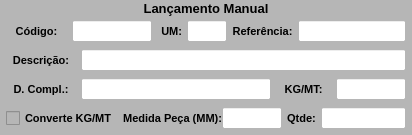
        <widget class="QWidget" name="widget_Cor4" native="true">
         <property name="sizePolicy">
          <sizepolicy hsizetype="Preferred" vsizetype="Preferred">
           <horstretch>0</horstretch>
           <verstretch>0</verstretch>
          </sizepolicy>
         </property>
         <property name="minimumSize">
          <size>
           <width>0</width>
           <height>0</height>
          </size>
         </property>
         <property name="maximumSize">
          <size>
           <width>16777215</width>
           <height>16777215</height>
          </size>
         </property>
         <property name="font">
          <font>
           <pointsize>8</pointsize>
          </font>
         </property>
         <property name="styleSheet">
          <string notr="true">background-color: rgb(182, 182, 182);</string>
         </property>
         <layout class="QVBoxLayout" name="verticalLayout_4">
          <property name="spacing">
           <number>1</number>
          </property>
          <property name="leftMargin">
           <number>1</number>
          </property>
          <property name="topMargin">
           <number>1</number>
          </property>
          <property name="rightMargin">
           <number>1</number>
          </property>
          <property name="bottomMargin">
           <number>3</number>
          </property>
          <item>
           <widget class="QLabel" name="label_52">
            <property name="sizePolicy">
             <sizepolicy hsizetype="Preferred" vsizetype="Preferred">
              <horstretch>0</horstretch>
              <verstretch>0</verstretch>
             </sizepolicy>
            </property>
            <property name="maximumSize">
             <size>
              <width>16777215</width>
              <height>16777215</height>
             </size>
            </property>
            <property name="font">
             <font>
              <pointsize>10</pointsize>
              <weight>75</weight>
              <bold>true</bold>
             </font>
            </property>
            <property name="text">
             <string>Lançamento Manual</string>
            </property>
            <property name="alignment">
             <set>Qt::AlignCenter</set>
            </property>
           </widget>
          </item>
          <item>
           <widget class="QWidget" name="widget_37" native="true">
            <property name="sizePolicy">
             <sizepolicy hsizetype="Preferred" vsizetype="Preferred">
              <horstretch>0</horstretch>
              <verstretch>0</verstretch>
             </sizepolicy>
            </property>
            <property name="minimumSize">
             <size>
              <width>0</width>
              <height>0</height>
             </size>
            </property>
            <property name="maximumSize">
             <size>
              <width>16777215</width>
              <height>30</height>
             </size>
            </property>
            <property name="font">
             <font>
              <pointsize>8</pointsize>
             </font>
            </property>
            <property name="styleSheet">
             <string notr="true"/>
            </property>
            <layout class="QHBoxLayout" name="horizontalLayout_4">
             <property name="spacing">
              <number>5</number>
             </property>
             <property name="leftMargin">
              <number>5</number>
             </property>
             <property name="topMargin">
              <number>3</number>
             </property>
             <property name="rightMargin">
              <number>5</number>
             </property>
             <property name="bottomMargin">
              <number>3</number>
             </property>
             <item>
              <widget class="QLabel" name="label_54">
               <property name="sizePolicy">
                <sizepolicy hsizetype="Preferred" vsizetype="Preferred">
                 <horstretch>0</horstretch>
                 <verstretch>0</verstretch>
                </sizepolicy>
               </property>
               <property name="minimumSize">
                <size>
                 <width>0</width>
                 <height>0</height>
                </size>
               </property>
               <property name="maximumSize">
                <size>
                 <width>70</width>
                 <height>16777215</height>
                </size>
               </property>
               <property name="font">
                <font>
                 <pointsize>8</pointsize>
                 <weight>75</weight>
                 <bold>true</bold>
                </font>
               </property>
               <property name="text">
                <string>Código:</string>
               </property>
               <property name="alignment">
                <set>Qt::AlignCenter</set>
               </property>
              </widget>
             </item>
             <item>
              <widget class="QLineEdit" name="line_Codigo_Manu">
               <property name="sizePolicy">
                <sizepolicy hsizetype="Preferred" vsizetype="Preferred">
                 <horstretch>0</horstretch>
                 <verstretch>0</verstretch>
                </sizepolicy>
               </property>
               <property name="minimumSize">
                <size>
                 <width>0</width>
                 <height>0</height>
                </size>
               </property>
               <property name="maximumSize">
                <size>
                 <width>80</width>
                 <height>16777215</height>
                </size>
               </property>
               <property name="font">
                <font>
                 <pointsize>8</pointsize>
                </font>
               </property>
               <property name="styleSheet">
                <string notr="true">background-color: rgb(255, 255, 255);</string>
               </property>
               <property name="alignment">
                <set>Qt::AlignCenter</set>
               </property>
               <property name="placeholderText">
                <string/>
               </property>
              </widget>
             </item>
             <item>
              <widget class="QLabel" name="label_25">
               <property name="sizePolicy">
                <sizepolicy hsizetype="Preferred" vsizetype="Preferred">
                 <horstretch>0</horstretch>
                 <verstretch>0</verstretch>
                </sizepolicy>
               </property>
               <property name="maximumSize">
                <size>
                 <width>25</width>
                 <height>16777215</height>
                </size>
               </property>
               <property name="font">
                <font>
                 <pointsize>8</pointsize>
                 <weight>75</weight>
                 <bold>true</bold>
                </font>
               </property>
               <property name="text">
                <string>UM:</string>
               </property>
               <property name="alignment">
                <set>Qt::AlignRight|Qt::AlignTrailing|Qt::AlignVCenter</set>
               </property>
              </widget>
             </item>
             <item>
              <widget class="QLineEdit" name="line_UM_Manu">
               <property name="sizePolicy">
                <sizepolicy hsizetype="Preferred" vsizetype="Preferred">
                 <horstretch>0</horstretch>
                 <verstretch>0</verstretch>
                </sizepolicy>
               </property>
               <property name="minimumSize">
                <size>
                 <width>0</width>
                 <height>0</height>
                </size>
               </property>
               <property name="maximumSize">
                <size>
                 <width>40</width>
                 <height>16777215</height>
                </size>
               </property>
               <property name="font">
                <font>
                 <pointsize>8</pointsize>
                </font>
               </property>
               <property name="styleSheet">
                <string notr="true">background-color: rgb(255, 255, 255);</string>
               </property>
               <property name="alignment">
                <set>Qt::AlignCenter</set>
               </property>
              </widget>
             </item>
             <item>
              <widget class="QLabel" name="label_55">
               <property name="sizePolicy">
                <sizepolicy hsizetype="Preferred" vsizetype="Preferred">
                 <horstretch>0</horstretch>
                 <verstretch>0</verstretch>
                </sizepolicy>
               </property>
               <property name="minimumSize">
                <size>
                 <width>0</width>
                 <height>0</height>
                </size>
               </property>
               <property name="maximumSize">
                <size>
                 <width>70</width>
                 <height>16777215</height>
                </size>
               </property>
               <property name="font">
                <font>
                 <pointsize>8</pointsize>
                 <weight>75</weight>
                 <bold>true</bold>
                </font>
               </property>
               <property name="text">
                <string>Referência:</string>
               </property>
               <property name="alignment">
                <set>Qt::AlignCenter</set>
               </property>
              </widget>
             </item>
             <item>
              <widget class="QLineEdit" name="line_Referencia_Manu">
               <property name="sizePolicy">
                <sizepolicy hsizetype="Preferred" vsizetype="Preferred">
                 <horstretch>0</horstretch>
                 <verstretch>0</verstretch>
                </sizepolicy>
               </property>
               <property name="minimumSize">
                <size>
                 <width>0</width>
                 <height>0</height>
                </size>
               </property>
               <property name="maximumSize">
                <size>
                 <width>16777215</width>
                 <height>16777215</height>
                </size>
               </property>
               <property name="font">
                <font>
                 <pointsize>8</pointsize>
                </font>
               </property>
               <property name="cursor">
                <cursorShape>IBeamCursor</cursorShape>
               </property>
               <property name="styleSheet">
                <string notr="true">background-color: rgb(255, 255, 255);</string>
               </property>
               <property name="inputMask">
                <string/>
               </property>
               <property name="text">
                <string/>
               </property>
               <property name="maxLength">
                <number>20</number>
               </property>
               <property name="frame">
                <bool>true</bool>
               </property>
               <property name="echoMode">
                <enum>QLineEdit::Normal</enum>
               </property>
               <property name="alignment">
                <set>Qt::AlignLeading|Qt::AlignLeft|Qt::AlignVCenter</set>
               </property>
              </widget>
             </item>
            </layout>
           </widget>
          </item>
          <item>
           <widget class="QWidget" name="widget_14" native="true">
            <property name="sizePolicy">
             <sizepolicy hsizetype="Preferred" vsizetype="Preferred">
              <horstretch>0</horstretch>
              <verstretch>0</verstretch>
             </sizepolicy>
            </property>
            <property name="minimumSize">
             <size>
              <width>0</width>
              <height>0</height>
             </size>
            </property>
            <property name="maximumSize">
             <size>
              <width>16777215</width>
              <height>30</height>
             </size>
            </property>
            <property name="font">
             <font>
              <pointsize>8</pointsize>
             </font>
            </property>
            <property name="styleSheet">
             <string notr="true"/>
            </property>
            <layout class="QHBoxLayout" name="horizontalLayout_15">
             <property name="spacing">
              <number>5</number>
             </property>
             <property name="leftMargin">
              <number>5</number>
             </property>
             <property name="topMargin">
              <number>3</number>
             </property>
             <property name="rightMargin">
              <number>5</number>
             </property>
             <property name="bottomMargin">
              <number>3</number>
             </property>
             <item>
              <widget class="QLabel" name="label_49">
               <property name="sizePolicy">
                <sizepolicy hsizetype="Preferred" vsizetype="Preferred">
                 <horstretch>0</horstretch>
                 <verstretch>0</verstretch>
                </sizepolicy>
               </property>
               <property name="minimumSize">
                <size>
                 <width>0</width>
                 <height>0</height>
                </size>
               </property>
               <property name="maximumSize">
                <size>
                 <width>70</width>
                 <height>16777215</height>
                </size>
               </property>
               <property name="font">
                <font>
                 <pointsize>8</pointsize>
                 <weight>75</weight>
                 <bold>true</bold>
                </font>
               </property>
               <property name="text">
                <string>Descrição:</string>
               </property>
               <property name="alignment">
                <set>Qt::AlignCenter</set>
               </property>
              </widget>
             </item>
             <item>
              <widget class="QLineEdit" name="line_Descricao_Manu">
               <property name="sizePolicy">
                <sizepolicy hsizetype="Preferred" vsizetype="Preferred">
                 <horstretch>0</horstretch>
                 <verstretch>0</verstretch>
                </sizepolicy>
               </property>
               <property name="minimumSize">
                <size>
                 <width>0</width>
                 <height>0</height>
                </size>
               </property>
               <property name="maximumSize">
                <size>
                 <width>16777215</width>
                 <height>16777215</height>
                </size>
               </property>
               <property name="font">
                <font>
                 <pointsize>8</pointsize>
                </font>
               </property>
               <property name="styleSheet">
                <string notr="true">background-color: rgb(255, 255, 255);</string>
               </property>
               <property name="alignment">
                <set>Qt::AlignLeading|Qt::AlignLeft|Qt::AlignVCenter</set>
               </property>
              </widget>
             </item>
            </layout>
           </widget>
          </item>
          <item>
           <widget class="QWidget" name="widget_36" native="true">
            <property name="sizePolicy">
             <sizepolicy hsizetype="Preferred" vsizetype="Preferred">
              <horstretch>0</horstretch>
              <verstretch>0</verstretch>
             </sizepolicy>
            </property>
            <property name="minimumSize">
             <size>
              <width>0</width>
              <height>0</height>
             </size>
            </property>
            <property name="maximumSize">
             <size>
              <width>16777215</width>
              <height>30</height>
             </size>
            </property>
            <property name="font">
             <font>
              <pointsize>8</pointsize>
             </font>
            </property>
            <property name="styleSheet">
             <string notr="true"/>
            </property>
            <layout class="QHBoxLayout" name="horizontalLayout_12">
             <property name="spacing">
              <number>5</number>
             </property>
             <property name="leftMargin">
              <number>5</number>
             </property>
             <property name="topMargin">
              <number>3</number>
             </property>
             <property name="rightMargin">
              <number>5</number>
             </property>
             <property name="bottomMargin">
              <number>3</number>
             </property>
             <item>
              <widget class="QLabel" name="label_61">
               <property name="sizePolicy">
                <sizepolicy hsizetype="Preferred" vsizetype="Preferred">
                 <horstretch>0</horstretch>
                 <verstretch>0</verstretch>
                </sizepolicy>
               </property>
               <property name="minimumSize">
                <size>
                 <width>0</width>
                 <height>0</height>
                </size>
               </property>
               <property name="maximumSize">
                <size>
                 <width>70</width>
                 <height>16777215</height>
                </size>
               </property>
               <property name="font">
                <font>
                 <pointsize>8</pointsize>
                 <weight>75</weight>
                 <bold>true</bold>
                </font>
               </property>
               <property name="text">
                <string>D. Compl.:</string>
               </property>
               <property name="alignment">
                <set>Qt::AlignCenter</set>
               </property>
              </widget>
             </item>
             <item>
              <widget class="QLineEdit" name="line_DescrCompl_Manu">
               <property name="sizePolicy">
                <sizepolicy hsizetype="Preferred" vsizetype="Preferred">
                 <horstretch>0</horstretch>
                 <verstretch>0</verstretch>
                </sizepolicy>
               </property>
               <property name="minimumSize">
                <size>
                 <width>0</width>
                 <height>0</height>
                </size>
               </property>
               <property name="maximumSize">
                <size>
                 <width>16777215</width>
                 <height>16777215</height>
                </size>
               </property>
               <property name="font">
                <font>
                 <pointsize>8</pointsize>
                </font>
               </property>
               <property name="styleSheet">
                <string notr="true">background-color: rgb(255, 255, 255);</string>
               </property>
               <property name="alignment">
                <set>Qt::AlignLeading|Qt::AlignLeft|Qt::AlignVCenter</set>
               </property>
              </widget>
             </item>
             <item>
              <widget class="QLabel" name="label_38">
               <property name="sizePolicy">
                <sizepolicy hsizetype="Preferred" vsizetype="Preferred">
                 <horstretch>0</horstretch>
                 <verstretch>0</verstretch>
                </sizepolicy>
               </property>
               <property name="minimumSize">
                <size>
                 <width>0</width>
                 <height>0</height>
                </size>
               </property>
               <property name="maximumSize">
                <size>
                 <width>55</width>
                 <height>16777215</height>
                </size>
               </property>
               <property name="font">
                <font>
                 <pointsize>8</pointsize>
                 <weight>75</weight>
                 <bold>true</bold>
                </font>
               </property>
               <property name="text">
                <string>KG/MT:</string>
               </property>
               <property name="alignment">
                <set>Qt::AlignCenter</set>
               </property>
              </widget>
             </item>
             <item>
              <widget class="QLineEdit" name="line_Kg_Manu">
               <property name="sizePolicy">
                <sizepolicy hsizetype="Preferred" vsizetype="Preferred">
                 <horstretch>0</horstretch>
                 <verstretch>0</verstretch>
                </sizepolicy>
               </property>
               <property name="minimumSize">
                <size>
                 <width>0</width>
                 <height>0</height>
                </size>
               </property>
               <property name="maximumSize">
                <size>
                 <width>70</width>
                 <height>16777215</height>
                </size>
               </property>
               <property name="font">
                <font>
                 <pointsize>8</pointsize>
                </font>
               </property>
               <property name="cursor">
                <cursorShape>IBeamCursor</cursorShape>
               </property>
               <property name="styleSheet">
                <string notr="true">background-color: rgb(255, 255, 255);</string>
               </property>
               <property name="inputMask">
                <string/>
               </property>
               <property name="text">
                <string/>
               </property>
               <property name="frame">
                <bool>true</bool>
               </property>
               <property name="echoMode">
                <enum>QLineEdit::Normal</enum>
               </property>
               <property name="alignment">
                <set>Qt::AlignCenter</set>
               </property>
               <property name="placeholderText">
                <string/>
               </property>
              </widget>
             </item>
            </layout>
           </widget>
          </item>
          <item>
           <widget class="QWidget" name="widget_7" native="true">
            <property name="sizePolicy">
             <sizepolicy hsizetype="Preferred" vsizetype="Preferred">
              <horstretch>0</horstretch>
              <verstretch>0</verstretch>
             </sizepolicy>
            </property>
            <property name="minimumSize">
             <size>
              <width>0</width>
              <height>0</height>
             </size>
            </property>
            <property name="maximumSize">
             <size>
              <width>16777215</width>
              <height>30</height>
             </size>
            </property>
            <property name="font">
             <font>
              <pointsize>8</pointsize>
             </font>
            </property>
            <layout class="QHBoxLayout" name="horizontalLayout_5">
             <property name="spacing">
              <number>5</number>
             </property>
             <property name="leftMargin">
              <number>5</number>
             </property>
             <property name="topMargin">
              <number>3</number>
             </property>
             <property name="rightMargin">
              <number>5</number>
             </property>
             <property name="bottomMargin">
              <number>3</number>
             </property>
             <item>
              <widget class="QCheckBox" name="check_Converte_Manu">
               <property name="sizePolicy">
                <sizepolicy hsizetype="Preferred" vsizetype="Preferred">
                 <horstretch>0</horstretch>
                 <verstretch>0</verstretch>
                </sizepolicy>
               </property>
               <property name="font">
                <font>
                 <pointsize>8</pointsize>
                 <weight>75</weight>
                 <bold>true</bold>
                </font>
               </property>
               <property name="text">
                <string>Converte KG/MT</string>
               </property>
              </widget>
             </item>
             <item>
              <widget class="QWidget" name="widget_medida_peca" native="true">
               <property name="sizePolicy">
                <sizepolicy hsizetype="Preferred" vsizetype="Preferred">
                 <horstretch>0</horstretch>
                 <verstretch>0</verstretch>
                </sizepolicy>
               </property>
               <property name="minimumSize">
                <size>
                 <width>0</width>
                 <height>0</height>
                </size>
               </property>
               <property name="maximumSize">
                <size>
                 <width>210</width>
                 <height>16777215</height>
                </size>
               </property>
               <property name="font">
                <font>
                 <pointsize>8</pointsize>
                </font>
               </property>
               <layout class="QHBoxLayout" name="horizontalLayout_7">
                <property name="spacing">
                 <number>0</number>
                </property>
                <property name="leftMargin">
                 <number>0</number>
                </property>
                <property name="topMargin">
                 <number>0</number>
                </property>
                <property name="rightMargin">
                 <number>0</number>
                </property>
                <property name="bottomMargin">
                 <number>0</number>
                </property>
                <item>
                 <widget class="QLabel" name="label_26">
                  <property name="sizePolicy">
                   <sizepolicy hsizetype="Preferred" vsizetype="Preferred">
                    <horstretch>0</horstretch>
                    <verstretch>0</verstretch>
                   </sizepolicy>
                  </property>
                  <property name="minimumSize">
                   <size>
                    <width>0</width>
                    <height>0</height>
                   </size>
                  </property>
                  <property name="maximumSize">
                   <size>
                    <width>140</width>
                    <height>16777215</height>
                   </size>
                  </property>
                  <property name="font">
                   <font>
                    <pointsize>8</pointsize>
                    <weight>75</weight>
                    <bold>true</bold>
                   </font>
                  </property>
                  <property name="text">
                   <string>Medida Peça (MM):</string>
                  </property>
                  <property name="alignment">
                   <set>Qt::AlignRight|Qt::AlignTrailing|Qt::AlignVCenter</set>
                  </property>
                 </widget>
                </item>
                <item>
                 <widget class="QLineEdit" name="line_Medida_Manu">
                  <property name="sizePolicy">
                   <sizepolicy hsizetype="Preferred" vsizetype="Preferred">
                    <horstretch>0</horstretch>
                    <verstretch>0</verstretch>
                   </sizepolicy>
                  </property>
                  <property name="minimumSize">
                   <size>
                    <width>0</width>
                    <height>0</height>
                   </size>
                  </property>
                  <property name="maximumSize">
                   <size>
                    <width>60</width>
                    <height>16777215</height>
                   </size>
                  </property>
                  <property name="font">
                   <font>
                    <pointsize>8</pointsize>
                   </font>
                  </property>
                  <property name="styleSheet">
                   <string notr="true">background-color: rgb(255, 255, 255);</string>
                  </property>
                  <property name="alignment">
                   <set>Qt::AlignCenter</set>
                  </property>
                 </widget>
                </item>
               </layout>
              </widget>
             </item>
             <item>
              <widget class="QLabel" name="label_37">
               <property name="sizePolicy">
                <sizepolicy hsizetype="Preferred" vsizetype="Preferred">
                 <horstretch>0</horstretch>
                 <verstretch>0</verstretch>
                </sizepolicy>
               </property>
               <property name="minimumSize">
                <size>
                 <width>0</width>
                 <height>0</height>
                </size>
               </property>
               <property name="maximumSize">
                <size>
                 <width>45</width>
                 <height>16777215</height>
                </size>
               </property>
               <property name="font">
                <font>
                 <pointsize>8</pointsize>
                 <weight>75</weight>
                 <bold>true</bold>
                </font>
               </property>
               <property name="text">
                <string>Qtde:</string>
               </property>
               <property name="alignment">
                <set>Qt::AlignCenter</set>
               </property>
              </widget>
             </item>
             <item>
              <widget class="QLineEdit" name="line_Qtde_Manu">
               <property name="sizePolicy">
                <sizepolicy hsizetype="Preferred" vsizetype="Preferred">
                 <horstretch>0</horstretch>
                 <verstretch>0</verstretch>
                </sizepolicy>
               </property>
               <property name="minimumSize">
                <size>
                 <width>0</width>
                 <height>0</height>
                </size>
               </property>
               <property name="maximumSize">
                <size>
                 <width>85</width>
                 <height>16777215</height>
                </size>
               </property>
               <property name="font">
                <font>
                 <pointsize>8</pointsize>
                </font>
               </property>
               <property name="cursor">
                <cursorShape>IBeamCursor</cursorShape>
               </property>
               <property name="styleSheet">
                <string notr="true">background-color: rgb(255, 255, 255);</string>
               </property>
               <property name="inputMask">
                <string/>
               </property>
               <property name="text">
                <string/>
               </property>
               <property name="frame">
                <bool>true</bool>
               </property>
               <property name="echoMode">
                <enum>QLineEdit::Normal</enum>
               </property>
               <property name="alignment">
                <set>Qt::AlignCenter</set>
               </property>
               <property name="placeholderText">
                <string/>
               </property>
              </widget>
             </item>
            </layout>
           </widget>
          </item>
         </layout>
        </widget>
